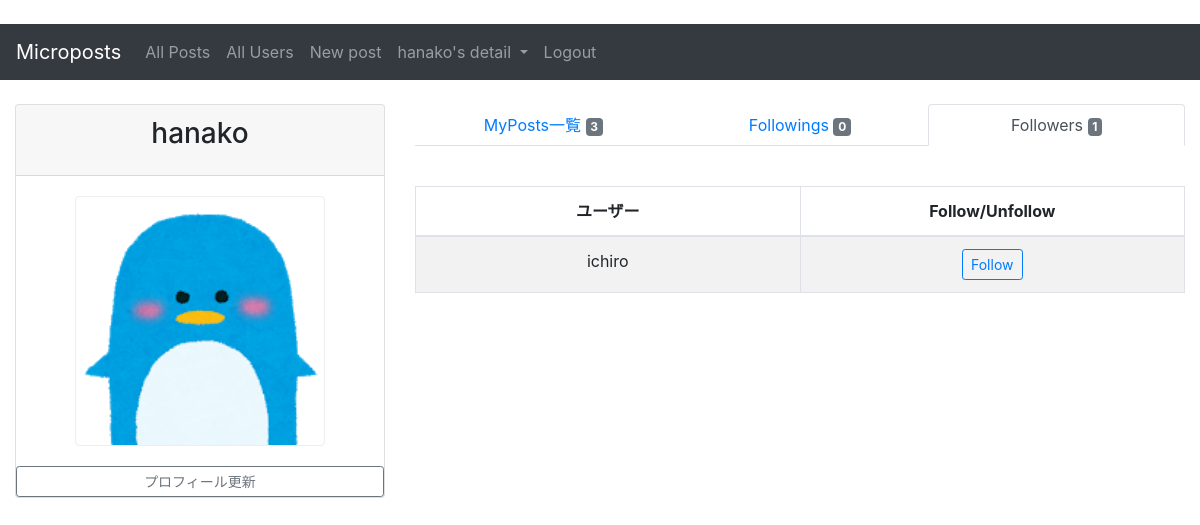
Page /microposts/follower/ (signed in) on the earlier database version.
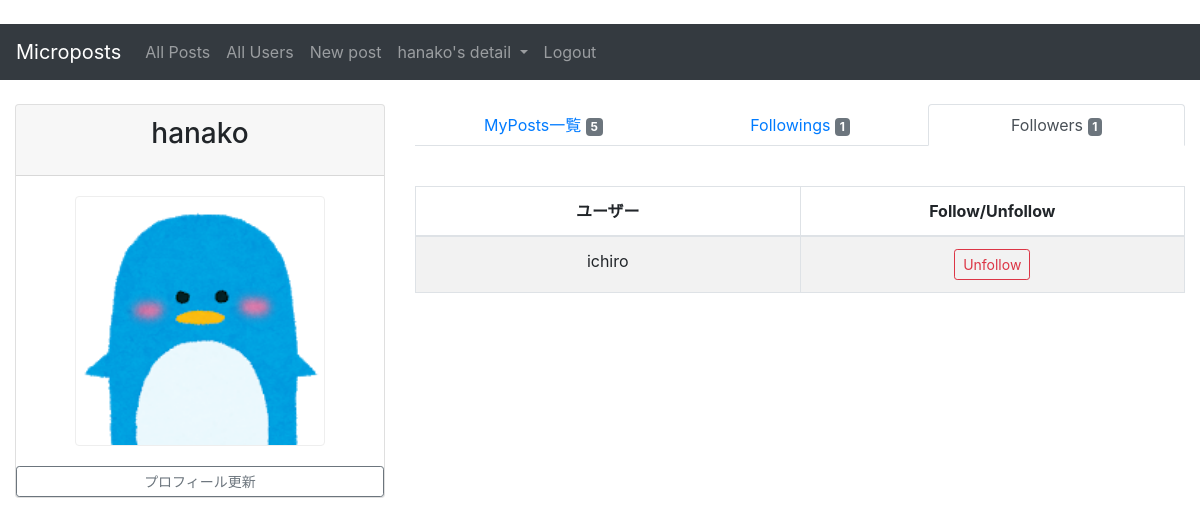
Same page on the later database version.
### accounts/models.py (models this page shows, shortened)
class User(AbstractBaseUser, PermissionsMixin):
    username = models.CharField(max_length=50, unique=True)
    email = models.EmailField(max_length=50, unique=True)
    is_active = models.BooleanField(default=True)
    is_staff = models.BooleanField(default=False)
    avatar = models.ImageField(blank=True, null=True)
    EMAIL_FIELD = 'email'
    USERNAME_FIELD = 'username'
    REQUIRED_FIELDS = ['email']
    objects = UserManager()
    favourite_post = models.ManyToManyField(
        'microposts.Post', blank=True,
        verbose_name='お気に入りの投稿'
    )

### microposts/views.py (the view)
# urls.py: path('follower/', FollowersView.as_view(), name='follower'),
class FollowersView(LoginRequiredMixin, ListView): # 追加
    template_name = 'microposts/followers.html'
    model = Relationship
    def get_context_data(self, **kwargs):
        context = super().get_context_data(**kwargs)
        user = self.request.user
        context['my_posts_count'] = Post.objects.filter(owner_id=self.request.user).count()
        followings = (Relationship.objects.filter(follower_id=user.id)).values_list('following_id')
        context['following_list'] = User.objects.filter(id__in=followings)
        context['following_count'] = User.objects.filter(id__in=followings).count()
        followers = (Relationship.objects.filter(following_id=user.id)).values_list('follower_id')
        context['follower_list'] = User.objects.filter(id__in=followers)
        return context

### templates/microposts/followers.html (shortened to what this page needs)
{% extends 'base.html' %}
{% load static %}
{% block content %}
    <div class="content-wrapper">
        <div class="container-fluid">
            <div class="row">
                <aside class="col-sm-4">
                    <div class="card">
                        <div class="card-header">
                            <h3 class="card-title text-center">{{ user.get_username }}</h3>
                        </div>
                        <div class="card-body">
                            {% if user.avatar %}
                                <img class="rounded img-fluid mx-auto d-block"
                                    src="{{ user.avatar.url }}" id="avatar-image" alt="avatar_image">
                            {% else %}
                                <img class="rounded img-fluid mx-auto d-block"
                                    src="{% static 'images/avator_default.png' %}" id="avatar-image" alt="avatar_image">
                            {% endif %}
                        </div>
                        <a class="btn btn-outline-secondary btn-sm"
                            href="{% url 'accounts:edit_profile' %}" role="button">プロフィール更新</a>
                    </div>
                </aside>
                <div class="col-sm-8">
                    <ul class="nav nav-tabs nav-justified mb-3">
                        <li class="nav-item"><a href="{% url 'microposts:myposts' %}" class="nav-link">MyPosts一覧
                            <span class="badge badge-secondary">{{ my_posts_count }}</span></a></li>
                        <li class="nav-item"><a href="{% url 'microposts:following' %}" class="nav-link">Followings
                            <span class="badge badge-secondary">{{ following_count }}</span></a></li>
                        <li class="nav-item"><a href="{% url 'microposts:follower' %}" class="nav-link active">Followers
                            <span class="badge badge-secondary">{{ follower_list | length }}</span></a></li>
                    </ul>
                    <div class="table table-responsive">
                        <table id='follower_list'
                            class="table table-striped table-bordered table-hover">
                            <thead>
                            <tr>
                                <th class="text-center" style="width: 50%">ユーザー</th>
                                <th class="text-center" style="width: 50%">Follow/Unfollow</th>
                            </tr>
                            </thead>
                            <tbody>
                            {% for item in follower_list %}
                                <tr class="text">
                                    <td class="text-center">{{ item.username }}</td>
                                    <td class="text-center align-middle">
                                        {% if item in following_list %}
                                            <form action="{% url 'accounts:rm_relation' pk=item.id %}" method="post">
                                                <button type="submit" class="btn btn-outline-danger btn-sm" name="button">
                                                    Unfollow
                                                </button>
                                            </form>
                                        {% else %}
                                            <form action="{% url 'accounts:mk_relation' pk=item.id %}" method="post">
                                                <button type="submit" class="btn btn-outline-primary btn-sm" name="button">
                                                    Follow
                                                </button>
                                            </form>
                                        {% endif %}
                                </tr>
                            {% endfor %}
                            </tbody>
                        </table>
                    </div>
                </div>
            </div>
        </div>
    </div>
{% endblock %}

Differences in the rows shown:
changed User "ichiro": text "Follow" → "Unfollow"
Other differences:
{{ my_posts_count }}: "3" → "5"
{{ following_count }}: "0" → "1"
